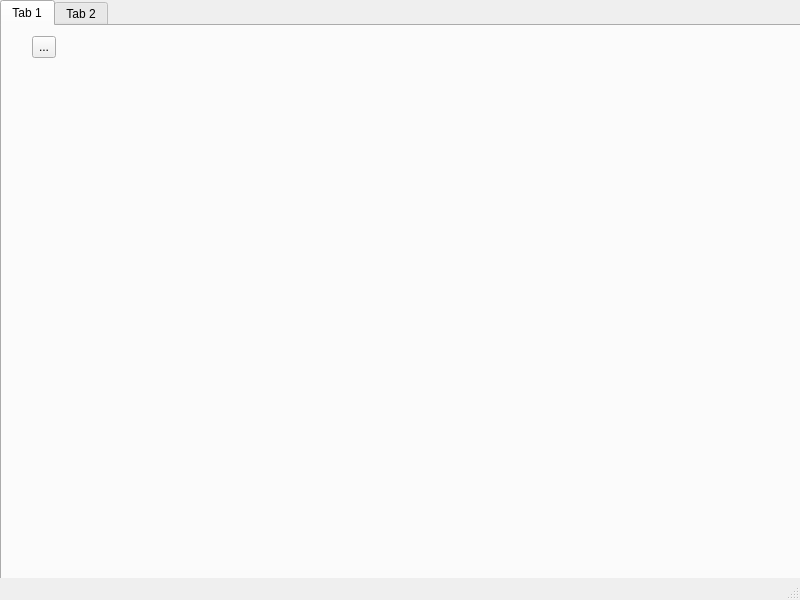
<?xml version="1.0" encoding="UTF-8"?>
<ui version="4.0">
 <class>MainWindow</class>
 <widget class="QMainWindow" name="MainWindow">
  <property name="geometry">
   <rect>
    <x>0</x>
    <y>0</y>
    <width>800</width>
    <height>600</height>
   </rect>
  </property>
  <property name="windowTitle">
   <string>MainWindow</string>
  </property>
  <widget class="QWidget" name="centralwidget">
   <widget class="QWidget" name="verticalLayoutWidget_2">
    <property name="geometry">
     <rect>
      <x>0</x>
      <y>0</y>
      <width>861</width>
      <height>681</height>
     </rect>
    </property>
    <layout class="QVBoxLayout" name="verticalLayout_2">
     <item>
      <widget class="QTabWidget" name="tabWidget">
       <property name="currentIndex">
        <number>0</number>
       </property>
       <widget class="QWidget" name="tab">
        <attribute name="title">
         <string>Tab 1</string>
        </attribute>
        <widget class="QToolButton" name="toolButton_2">
         <property name="geometry">
          <rect>
           <x>30</x>
           <y>10</y>
           <width>24</width>
           <height>22</height>
          </rect>
         </property>
         <property name="text">
          <string>...</string>
         </property>
        </widget>
       </widget>
       <widget class="QWidget" name="tab_2">
        <attribute name="title">
         <string>Tab 2</string>
        </attribute>
       </widget>
      </widget>
     </item>
    </layout>
   </widget>
  </widget>
  <widget class="QMenuBar" name="menubar">
   <property name="geometry">
    <rect>
     <x>0</x>
     <y>0</y>
     <width>800</width>
     <height>26</height>
    </rect>
   </property>
  </widget>
  <widget class="QStatusBar" name="statusbar"/>
 </widget>
 <resources/>
 <connections>
  <connection>
   <sender>toolButton_2</sender>
   <signal>clicked()</signal>
   <receiver>toolButton_2</receiver>
   <slot>click()</slot>
   <hints>
    <hint type="sourcelabel">
     <x>44</x>
     <y>76</y>
    </hint>
    <hint type="destinationlabel">
     <x>46</x>
     <y>71</y>
    </hint>
   </hints>
  </connection>
 </connections>
</ui>
